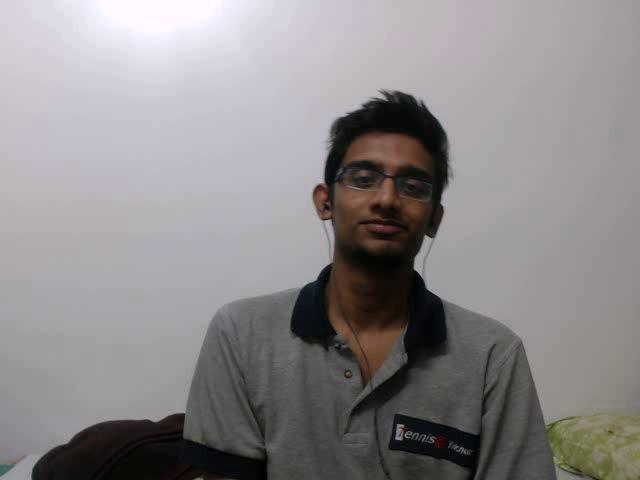
#> input picture frame 0 of 5000441001.avi, 640 x 480 px
$ python fe.py
#> lines starting #> are read from the running program, lines starting #| are printed output that depends on the picture
import cv2
import os

def extract_sme_frames(video_path, output_dir):
    """
    Extracts the first, middle, and last frames (SME) from a video.
    """
#> called with video_path = '5000441001.avi', output_dir = 'extracted_frames\\5000441001'
    # Create output directory if it doesn't exist
    if not os.path.exists(output_dir):
        os.makedirs(output_dir)

    # Load the video
    cap = cv2.VideoCapture(video_path)
    if not cap.isOpened():
        print(f"Error: Could not open video {video_path}")
        return

    # Get total frame count
    total_frames = int(cap.get(cv2.CAP_PROP_FRAME_COUNT))
    video_name = os.path.splitext(os.path.basename(video_path))[0]

    # Define SME indices
    # Start: 0, Middle: total//2, End: total-1
    target_indices = {
        "start": 0,
        "middle": total_frames // 2,
        "end": total_frames - 1
    }

    for label, frame_idx in target_indices.items():
        # Set the video position to the specific frame
        cap.set(cv2.CAP_PROP_POS_FRAMES, frame_idx)
        success, frame = cap.read()

        if success:
            # Save the frame as an image
            filename = f"{video_name}_{label}_frame.jpg"
            save_path = os.path.join(output_dir, filename)
            cv2.imwrite(save_path, frame)
            print(f"Saved: {save_path}")
        else:
            print(f"Failed to extract {label} frame at index {frame_idx}")
#> this loop made 3 passes
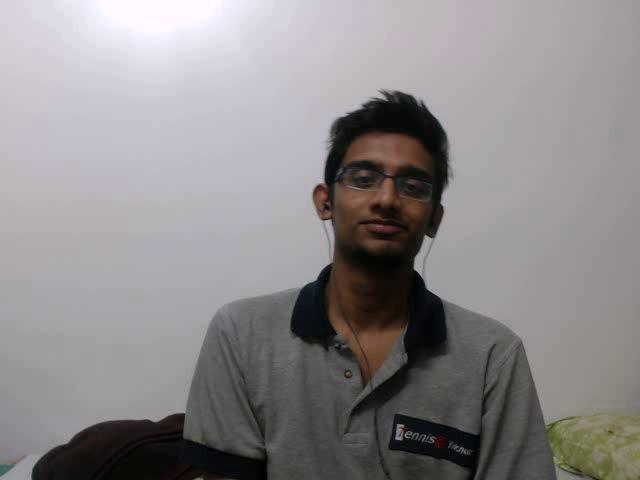
#> input picture frame 0 of 5000441001.avi, 640 x 480 px
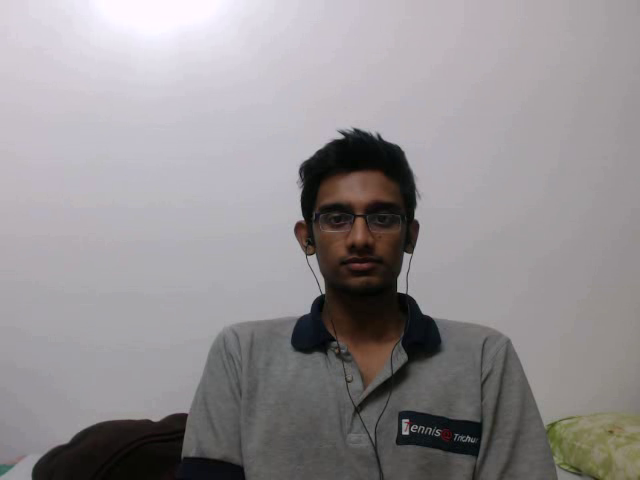
#> input picture frame 150 of 5000441001.avi, 640 x 480 px
#> pass 3, in extract_sme_frames, `success, frame = cap.read()`:
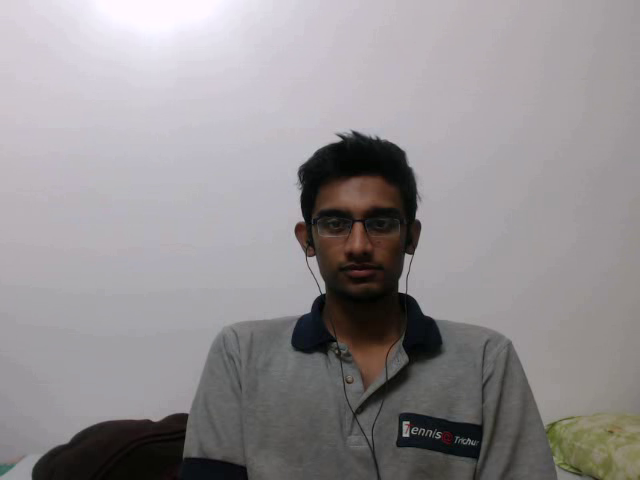
#> frame: shape (480, 640, 3); mean B, G, R 145.7, 143.6, 147.4

    cap.release()

# Example usage:
# extract_sme_frames("DAiSEE_sample.mp4", "extracted_frames")

extract_sme_frames("5000441001.avi", "extracted_frames\\5000441001")

$ run again, starting later in the video
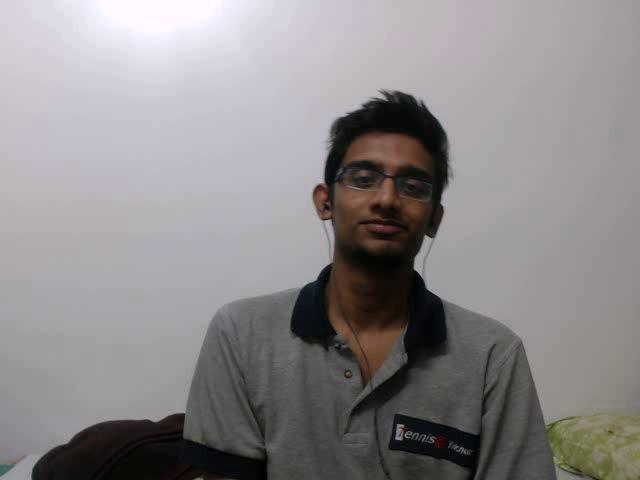
#> input picture frame 0 of 5000441001.avi, 640 x 480 px
#> the loop in extract_sme_frames, `for label, frame_idx in target_indices.items():` made 3 passes
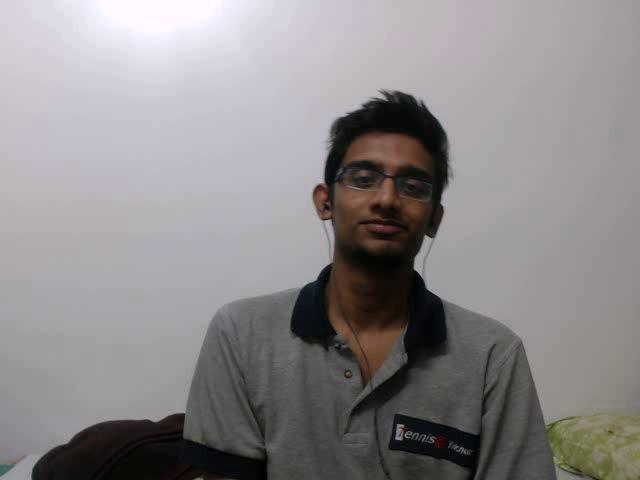
#> input picture frame 0 of 5000441001.avi, 640 x 480 px
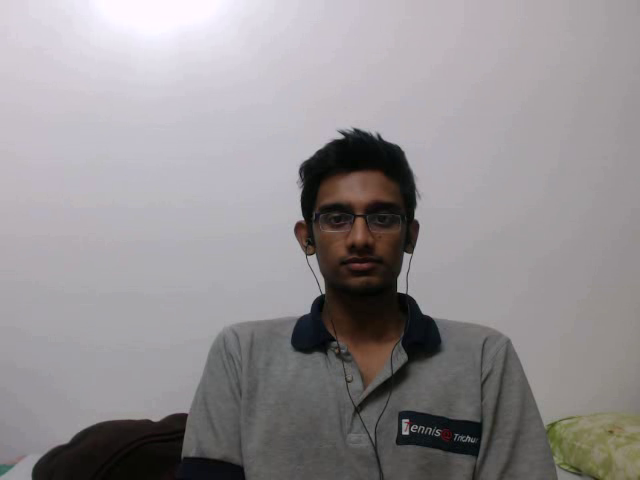
#> input picture frame 150 of 5000441001.avi, 640 x 480 px

$ run again, starting later in the video
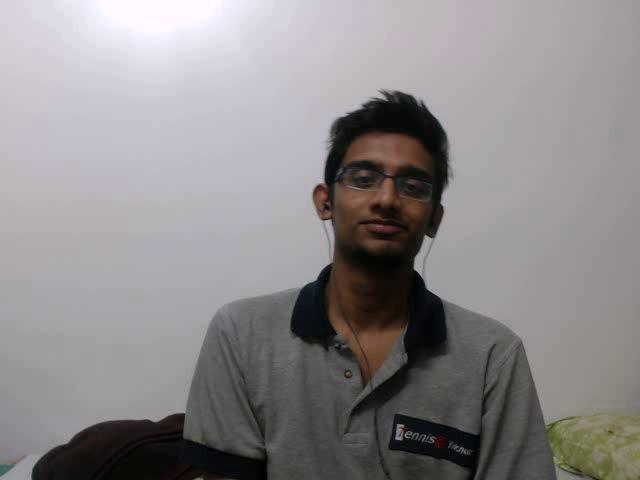
#> input picture frame 0 of 5000441001.avi, 640 x 480 px
#> the loop in extract_sme_frames, `for label, frame_idx in target_indices.items():` made 3 passes
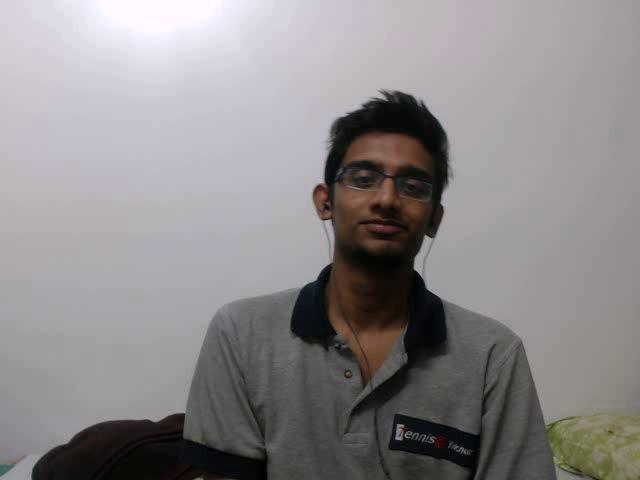
#> input picture frame 0 of 5000441001.avi, 640 x 480 px
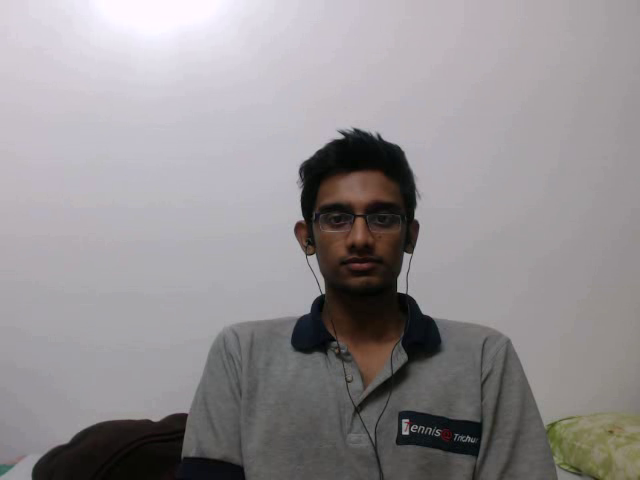
#> input picture frame 150 of 5000441001.avi, 640 x 480 px
